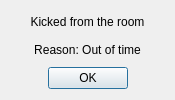
<?xml version="1.0" encoding="UTF-8"?>
<ui version="4.0">
 <class>KickDialog</class>
 <widget class="QDialog" name="KickDialog">
  <property name="geometry">
   <rect>
    <x>0</x>
    <y>0</y>
    <width>175</width>
    <height>100</height>
   </rect>
  </property>
  <property name="sizePolicy">
   <sizepolicy hsizetype="Fixed" vsizetype="Fixed">
    <horstretch>0</horstretch>
    <verstretch>0</verstretch>
   </sizepolicy>
  </property>
  <property name="minimumSize">
   <size>
    <width>175</width>
    <height>100</height>
   </size>
  </property>
  <property name="maximumSize">
   <size>
    <width>175</width>
    <height>100</height>
   </size>
  </property>
  <property name="windowTitle">
   <string>WordGame</string>
  </property>
  <layout class="QVBoxLayout" name="verticalLayout">
   <item>
    <widget class="QLabel" name="label_message">
     <property name="text">
      <string>Kicked from the room</string>
     </property>
     <property name="alignment">
      <set>Qt::AlignCenter</set>
     </property>
     <property name="wordWrap">
      <bool>true</bool>
     </property>
    </widget>
   </item>
   <item>
    <widget class="QLabel" name="label_reason">
     <property name="text">
      <string>Reason: Out of time</string>
     </property>
     <property name="alignment">
      <set>Qt::AlignCenter</set>
     </property>
    </widget>
   </item>
   <item>
    <widget class="QDialogButtonBox" name="btn_ok">
     <property name="orientation">
      <enum>Qt::Horizontal</enum>
     </property>
     <property name="standardButtons">
      <set>QDialogButtonBox::Ok</set>
     </property>
     <property name="centerButtons">
      <bool>true</bool>
     </property>
    </widget>
   </item>
  </layout>
 </widget>
 <resources/>
 <connections>
  <connection>
   <sender>btn_ok</sender>
   <signal>accepted()</signal>
   <receiver>KickDialog</receiver>
   <slot>accept()</slot>
   <hints>
    <hint type="sourcelabel">
     <x>248</x>
     <y>254</y>
    </hint>
    <hint type="destinationlabel">
     <x>157</x>
     <y>274</y>
    </hint>
   </hints>
  </connection>
  <connection>
   <sender>btn_ok</sender>
   <signal>rejected()</signal>
   <receiver>KickDialog</receiver>
   <slot>reject()</slot>
   <hints>
    <hint type="sourcelabel">
     <x>316</x>
     <y>260</y>
    </hint>
    <hint type="destinationlabel">
     <x>286</x>
     <y>274</y>
    </hint>
   </hints>
  </connection>
 </connections>
</ui>
